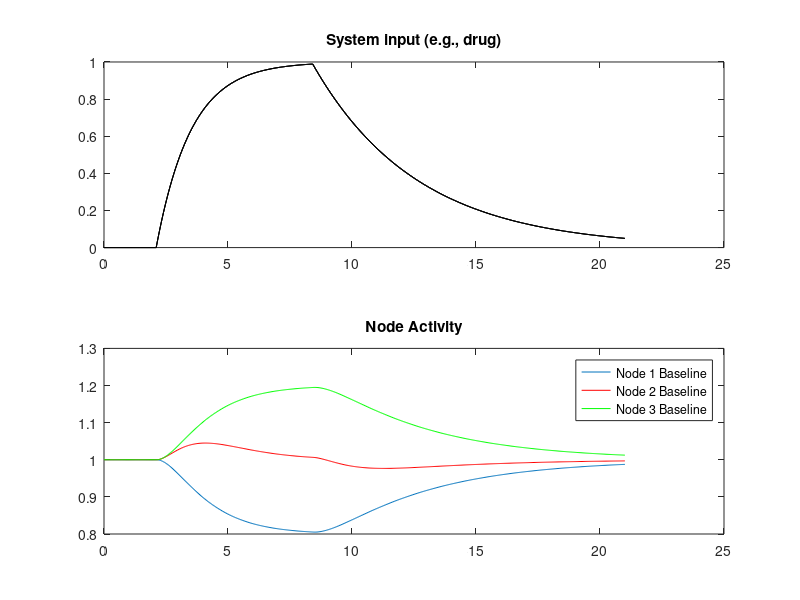

MATLAB code for this plot:

% Implement a slow Input process into node 1 only
tdim = 500;
u = zeros(tdim,1);
u(51:200) = 1 - exp(-0.03*[0:149]);
u(201:end) = u(200)*exp(-0.01*[0:299]);
u = [u u u]';
dt = 1;

% Coefficients for DCM
% self influence terms
A = diag([-0.05 -0.05 -0.05]);

% cross influence terms
B = zeros(3);
B(2,1) = 0.05;

% input influence terms
C = diag([-0.01  0.01 0.01 ]);

% baseline values
x = ones(3,tdim);
x0  = [1 1 1]';  % baseline equilibrium value;
for t=2:tdim
    
  
    % compute DCM for a simple model
    dx_dt =  ...
        A * (x(:,t-1) -x0) + ... % self-influence terms
        B * (x(:,t-1) -x0) + ... % cross influence terms
        C * u(:,t-1)  ; % external input into network 1
    
    x(:,t) = x(:, t-1) + dx_dt*dt;
    
    
    
end
close all

figure
ts1 = x(1,:);
ts2 = x(2,:);
ts3 = x(3,:);
t = linspace(0,21,length(ts1));
subplot(211), plot(t, u,'k'); title('System input (e.g., drug)')
subplot(212), plot(t,ts1); title('Node Activity')
hold on
subplot(212), plot(t, ts2,'r');
subplot(212), plot(t, ts3,'g');
legend ('Node 1 Baseline', 'Node 2 Baseline', 'Node 3 Baseline')
hold off
